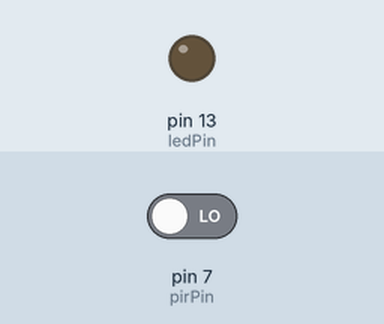
Recording of a sketch running on a simulated Arduino Uno, built with avr-gcc and run on an emulated ATmega328P. Parts: output pins drawn as LEDs (lit = HIGH). Dashed ring = blinking. The test bench sets the inputs (shaded band); at power-on: pin 7 (pirPin) LOW.

Above: at 1.2 s.
1.3 s: pin 7 (pirPin) driven HIGH
At 2.05 s:
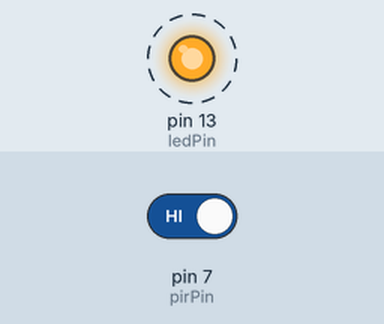
Timing chart, 0 to 10.3 s (numbered marks = the images above; inputs shaded):
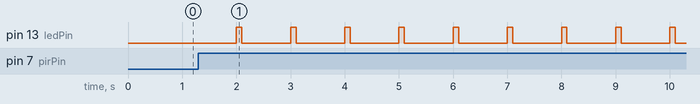

Measured:
- after the input at 1.3 s, pin 13 (ledPin): alternates HIGH for 0.10 s and LOW for 0.90 s, starting after 0.70 s

The sketch:

proxySensor.ino
```cpp
//Henry's Bench
// HC-SR501 Motion Detector
// Sample Sketch

int ledPin = 13;  // LED on Pin 13 of Arduino
int pirPin = 7; // Input for HC-S501

int pirValue; // Place to store read PIR Value

int warnTime = 30;
int warnOn = 0;
int alreadyHigh = 0;
int delayMs = 100;
int delayedTime = 0;

void setup() {

  Serial.begin(9600);
  pinMode(ledPin, OUTPUT);
  pinMode(pirPin, INPUT);

  digitalWrite(ledPin, LOW);
}

void loop() {
  pirValue = digitalRead(pirPin);
  warn(pirValue);
  delay(delayMs);

  delayedTime = (delayedTime + delayMs) % 1000;
}

void warn(int input){

  if ((input == HIGH) && (alreadyHigh != 1))
  {
    warnOn = warnTime*(1000/delayMs);
  }
  alreadyHigh = input;
  if (warnOn > 0)
  {
    if (delayedTime < delayMs)
    {
      digitalWrite(ledPin,HIGH);
    }
    else
    {
      digitalWrite(ledPin,LOW);
    }
    warnOn -= 1;
  }
  else
  {
      digitalWrite(ledPin,LOW);
  }
}
```
